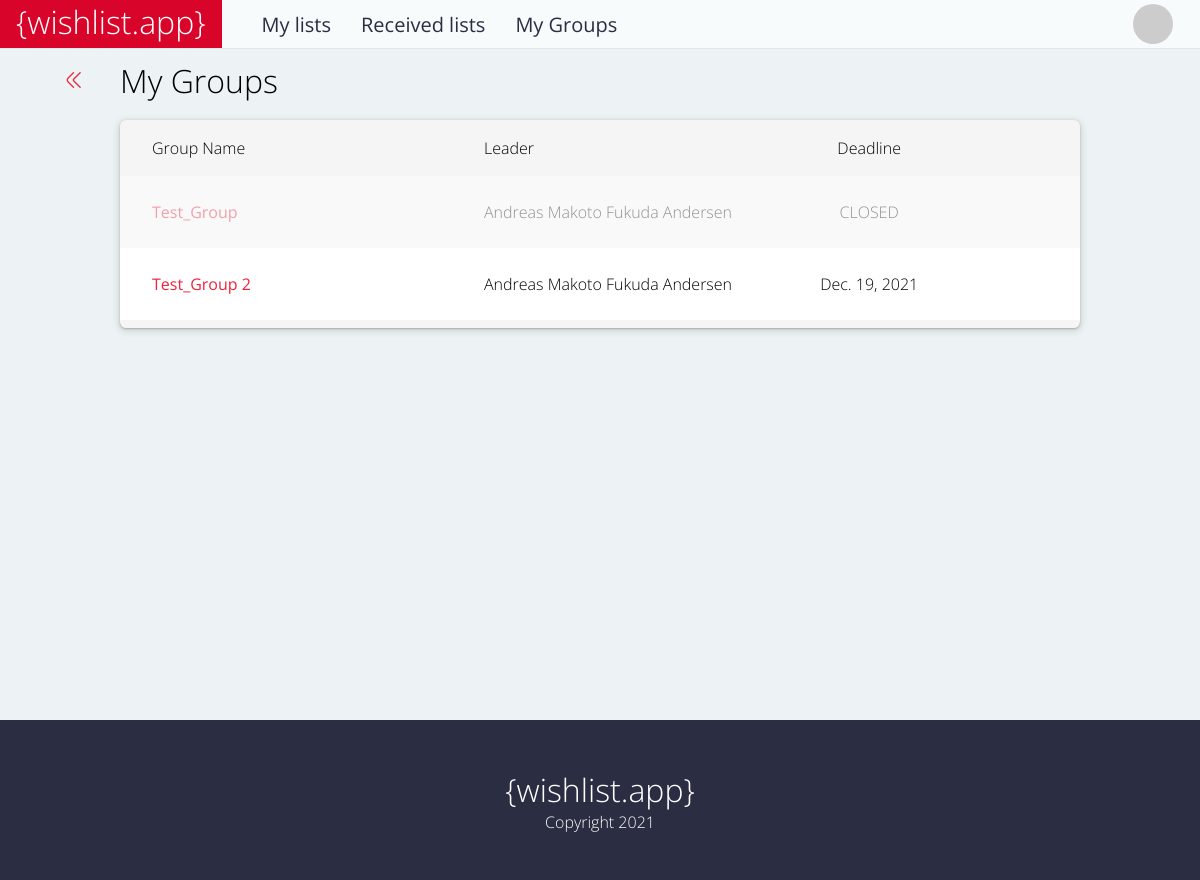
Screenshot of /groups/ (signed in) with the database file from the repository.
### groups/models.py (models this page shows, shortened)
class CustomGroup(Group):
    invited_users = models.ManyToManyField(
        CustomUser,
        blank=True,
        related_name='invited_users',
    )
    leader = models.ForeignKey(
        CustomUser,
        null=True,
        blank=True,
        on_delete=models.CASCADE,
        related_name='leader'
    )
    max_gift_value = models.DecimalField(
        max_digits=20,
        decimal_places=2,
        null=True,
        blank=True,
    )
    DKK = 'DKK'
    NOK = 'NOK'
    JPY = '¥'
    USD = "$"
    currency_choices = [
        (DKK, 'DKK'),
        (NOK, 'NOK'),
        (JPY, '¥'),
        (USD, '$'),
    ]
    currency = models.CharField(
        max_length=3,
        choices=currency_choices,
        default=NOK,
    )
    MANUAL = 'M'
    USERWISE_RANDOM = 'U'
    RANDOM = 'R'
    assignment_rule_choices = [
        (MANUAL, 'Manual'),
        (USERWISE_RANDOM, 'User-wise random'),
        (RANDOM, 'Random'),
    ]
    assignment_rule = models.CharField(
        max_length=1,
        choices=assignment_rule_choices,
        default=RANDOM,
    )
    confirm_assignment = models.BooleanField(
        default=False
    )
    created = models.DateTimeField(auto_now_add=True)
    deadline = models.DateField(
        null=True,
        blank=True
    )
    closed = models.BooleanField(
        default=False
    )
    class Meta:
        verbose_name = "Group"
        verbose_name_plural = "Groups"

### accounts/models.py (models this page shows, shortened)
class CustomUser(AbstractUser):
    username = None
    email = models.EmailField(
        'email address',
        blank=False,
        null=False,
        unique=True
    )
    USERNAME_FIELD='email'
    REQUIRED_FIELDS=[]
    objects = CustomUserManager()
    first_name = models.CharField(
        max_length=30,
        null=True,
        blank=True,
    )
    last_name = models.CharField(
        max_length=30,
        null=True,
        blank=True,
    )
    is_leader = models.BooleanField(
        default=False,
    )
    assigned_to = models.ForeignKey(
        'CustomUser',
        null=True,
        blank=True,
        on_delete=models.CASCADE,
        related_name='assignments',
    )
    responsible_by = models.ForeignKey(
        'CustomUser',
        null=True,
        blank=True,
        on_delete=models.CASCADE,
        related_name='responsibilities',
    )
    is_self_responsible = models.BooleanField(
        default=True
    )
    def get_gravatar(self):
        md5 = hashlib.md5(self.email.encode())
        digest = md5.hexdigest()
        SIZE = 40
        DEFAULT = 'identicon'
        return f'http://www.gravatar.com/avatar/{digest}?s={SIZE}&d={DEFAULT}'
    def get_email_30char(self):
        if len(self.email) > 30:
            output = self.email[:29] + '...'
        else:
            output = self.email
        return output
    def get_notifications(self):
        notifications = Notification.objects.filter(user=self).filter(read=False)
        return len(notifications)

### groups/views.py (the view)
class MyGroupsListView(LoginRequiredMixin, ListView,):
    model = CustomGroup
    context_object_name = 'my_groups'
    template_name = 'group/my_groups.html'
    def get_queryset(self):
        return CustomGroup.objects.filter(user=self.request.user)

### templates/group/my_groups.html (shortened to what this page needs)
{% extends 'base.html' %}
{% block content %}
    <div class="back">
        <a href="{% url 'home' %}"><i class="fi-rr-angle-double-left"></i></a>
    </div>
    <div class="page-title">
        <div>My Groups</div>
    </div>
    {% if object_list %}
        <table class="list">
            <tr class="list-top">
                <td class="groups-list-name">
                    Group Name
                </td>
                <td class="groups-list-leader">
                    Leader
                </td>
                <td class="groups-list-deadline">
                    Deadline
                </td>
                <td class="groups-list-actions">
                </td>
            </tr>
            {% for group in object_list %}
                <tr class="list-entry {% if group.closed %}read{% endif %}">
                    <td class="groups-list-name">
                        <a href="{% url 'group_members' group.pk %}" class="list-item-title">
                            {{ group.name }}
                        </a>
                    </td>
                    <td class="groups-list-leader">
                        {{ group.leader.first_name }} {{ group.leader.last_name }}
                    </td>
                    <td class="groups-list-deadline">
                        {% if group.closed %}
                            CLOSED
                        {% else %}
                            {{ group.deadline }}
                        {% endif %}
                    </td>
                    <td class="groups-list-actions">
                    </td>
                </tr>
            {% empty %}
                <tr><td>No active groups found</td></tr>
            {% endfor %}
            <tr class="list-empty-bottom">
                <td></td>
                <td></td>
                <td></td>
                <td></td>
            </tr>
        </table>
    {% else %}
        <p>No groups found</p>
    {% endif %}
{% endblock content %}

### static/css/base.css (style rules this page uses)
html { height: 100%; }
body { height: 100%; font-family: 'Open Sans', sans-serif; font-weight: 300; background-color: #EDF2F4; margin: 0; }
.page-title { display: flex; flex-direction: row; justify-content: space-between; align-items: center; z-index: 2; height: 2em; font-weight: 300; font-size: 2em; }
a { color: #EF233C; text-decoration: none; font-weight: 400; }
i { padding: 0.2em 0 0 0; }
.back { position: absolute; display: flex; flex-direction: row; justify-content: center; left: -6em; top: 0em; height: 2em; width: 4.2em; align-items: center; padding: 1em; }
.back a { width: 100%; display: flex; flex-direction: row; justify-content: space-around; align-items: center; }
.read { opacity: 40%; }
.list { width: 100%; text-align: center; z-index: 0; background-color: whitesmoke; border-spacing: 0em 0.05em; border-collapse: separate; border-radius: 0.4em; box-shadow: rgba(60, 64, 67, 0.3) 0px 1px 2px 0px, rgba(60, 64, 67, 0.15) 0px 2px 6px 2px; margin: 0.5em 0 0 0; }
.list-top { height: 3.5em; }
.list-entry { height: 4.5em; background-color: white; }
.list-empty-bottom { height: 0.5em; }
.groups-list-name, .groups-list-leader { width: 40%; text-align: left; padding: 0.5em 2em; }
.groups-list-deadline { width: 20%; text-align: center; padding: 0.5em 2em; }
.groups-list-actions { min-width: 7.5em; }

### rows the page displays
CustomGroup: name "Test_Group", leader.first_name "Andreas Makoto Fukuda", leader.last_name "Andersen", closed "CLOSED"
CustomGroup: name "Test_Group 2", leader.first_name "Andreas Makoto Fukuda", leader.last_name "Andersen", deadline "Dec. 19, 2021"
